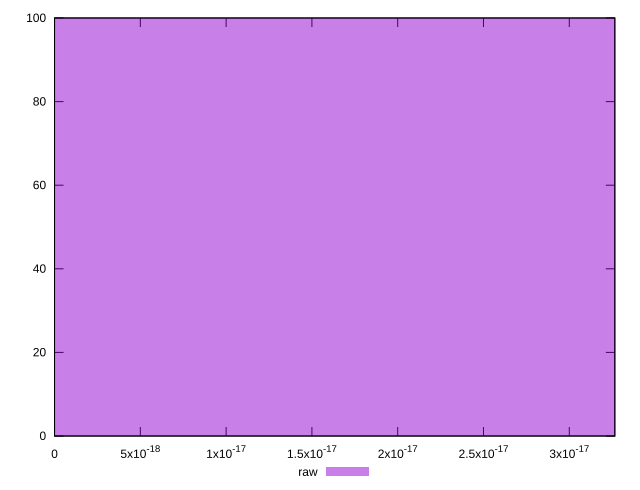

Here is the gnuplot script that generated this plot:
reset

$raw <<EOF
0 100
EOF

set key outside below
set boxwidth 0.1
set xrange [0:3.2653618371328135e-17]
set yrange [0:100]
set trange [0:100]
set style fill transparent solid 0.5 noborder
set terminal svg size 640, 490 enhanced background rgb 'white'
set output "reports/report_00031_2021-02-24T23-18-18.084Z/meta/score-difference/samples/astro/raw/histogram.svg"

plot $raw title "raw" with boxes

reset
